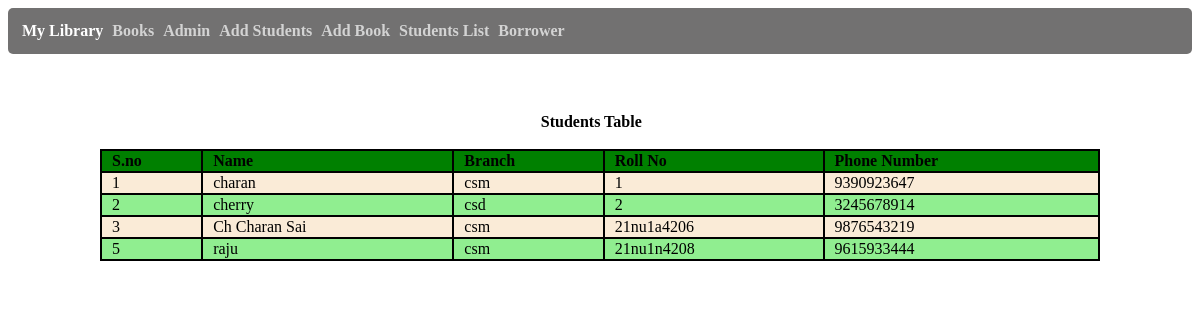
The app's page /students (signed in) with its own data.
### books/models.py (models this page shows, shortened)
class Students(models.Model):
    name = models.CharField(max_length= 70)
    branch = models.CharField(max_length= 70)
    rollno = models.CharField(max_length= 70)
    phonenumber = models.PositiveIntegerField()

### books/views.py (the view)
# urls.py: path('students',views.students, name="students"),
@login_required(login_url="login")
def students(request):
    students = Students.objects.all()
    return render(request,"books/students.html",{
        "students":students,
    })

### books/templates/books/students.html (shortened to what this page needs)
{% extends "base.html"%}
{% load static%}
{% block css%}{% static "books/students.css"%}{% endblock%}
 {% block body%}
    {% include "includes/nav.html"%}
    <caption><b>Students Table</b></caption><br>
    <br>
    <table id="booktable">
        <tr>
            <th>S.no</th>
            <th>Name </th>
            <th>Branch</th>
            <th>Roll No</th>
            <th>Phone Number</th>
        </tr>
        {% for students in students %}
        <tr class="a">
            <td class="tabletd">{{ students.id }}</td>
            <td class="tabletd">{{ students.name }}</td>
            <td class="tabletd">{{ students.branch }}</td>
            <td class="tabletd">{{ students.rollno }}</td>
            <td class="tabletd">{{ students.phonenumber}}</td>
        </tr>
        {% endfor %}
    </table>
    {%endblock%}

### books/static/books/students.css (style rules this page uses)
th { text-align: left; background-color: green; }
table,th,td { border:1px solid black; }
th ,.tabletd { padding-left: 10px; }
.a:nth-child(even) { background-color: antiquewhite; }
.a:nth-child(odd) { background-color: lightgreen; }
#booktable { width: 1000px; border-spacing:0px ; margin:auto; }
b { margin-left:45%; }

### records on screen
Students: id "1", name "charan", branch "csm", rollno "1", phonenumber "9390923647"
Students: id "2", name "cherry", branch "csd", rollno "2", phonenumber "3245678914"
Students: id "3", name "Ch Charan Sai", branch "csm", rollno "21nu1a4206", phonenumber "9876543219"
Students: id "5", name "raju", branch "csm", rollno "21nu1n4208", phonenumber "9615933444"
